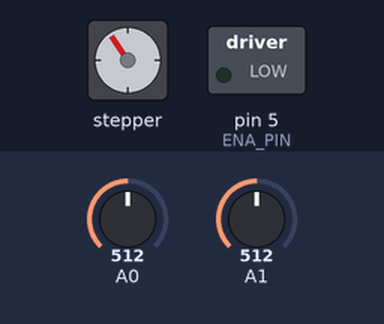
Bench run of a sketch on a simulated Arduino Uno, built with avr-gcc and run on an emulated ATmega328P. Shown: stepper motor, switched loads named in the sketch (green lamp = pin HIGH). The test bench sets the inputs (shaded band); at power-on: A0 = 512, A1 = 512. Stepper angles assume 200 steps per turn.

Above: at 1.2 s.
1.3 s: A0 set to 0
At 2.1 s:
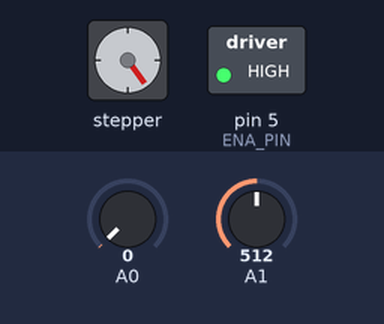
2.9 s: A0 set to 20
At 3.15 s:
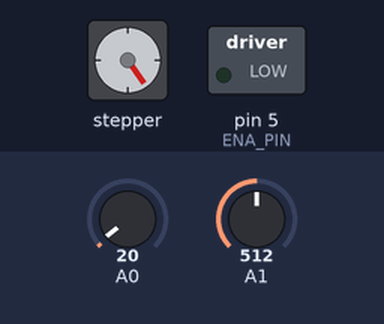
5.9 s: A0 set to 0
At 6.8 s:
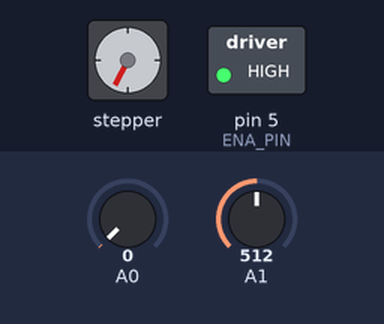
7.5 s: A0 set to 122
At 7.75 s:
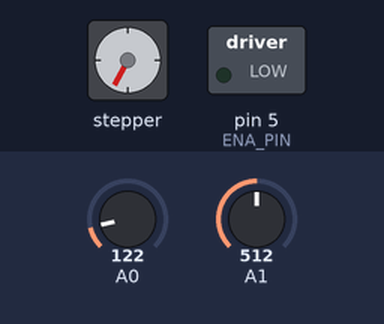
10.5 s: A0 set to 306
Timing chart, 0 to 19.3 s (numbered marks = the images above; inputs shaded):
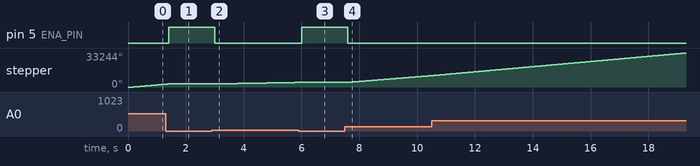

The sketch:

motor_speed_control_non-blocking.ino
```cpp
#include "AccelStepper.h"

#define STEP_PIN 3
#define DIR_PIN 4
#define ENA_PIN 5

AccelStepper stepper = AccelStepper(AccelStepper::DRIVER, STEP_PIN, DIR_PIN);

bool volt_high = false;
float value;
float voltage;
int speed;

unsigned long lastReadTime = 0;
const unsigned long readInterval = 200;  // Adjust this to control how often the analog values are read

void setup() {
  pinMode(ENA_PIN, OUTPUT);
  digitalWrite(ENA_PIN, LOW);
  stepper.setMaxSpeed(2000);
  stepper.setAcceleration(50);
  stepper.moveTo(1000000000);
}

void loop() {
  unsigned long currentTime = millis();

  // Only read the analog values at intervals
  if (currentTime - lastReadTime >= readInterval) {
    value = analogRead(A1);
    voltage = value * 5.0 / 1023.0;
    int potValue = analogRead(A0);
    speed = map(potValue, 0, 1023, 0, 15000);
  if (speed <= 10) {
    digitalWrite(ENA_PIN, HIGH); // Disable the motor
  } else {
    digitalWrite(ENA_PIN, LOW);
  }
    // Update the last read time
    lastReadTime = currentTime;
  }

  // Set and run the stepper motor at the calculated speed
  stepper.setSpeed(speed);
  stepper.runSpeed();
}
```

Measured:
- after the input at 1.3 s, pin 5 (ENA_PIN): LOW → HIGH after 0.10 s; stepper: goes on until 1.4 s, then stays 3024°
- after the input at 2.9 s, pin 5 (ENA_PIN): HIGH → LOW after 0.10 s; stepper: keeps turning clockwise at about 501°/s, starting after 0.10 s
- after the input at 5.9 s, pin 5 (ENA_PIN): LOW → HIGH after 0.10 s; stepper: goes on until 6.0 s, then stays 4527°
- after the input at 7.5 s, pin 5 (ENA_PIN): HIGH → LOW after 0.10 s; stepper: keeps turning clockwise at about 2265°/s, starting after 0.10 s
- by itself, stepper: keeps turning clockwise at about 2521°/s
